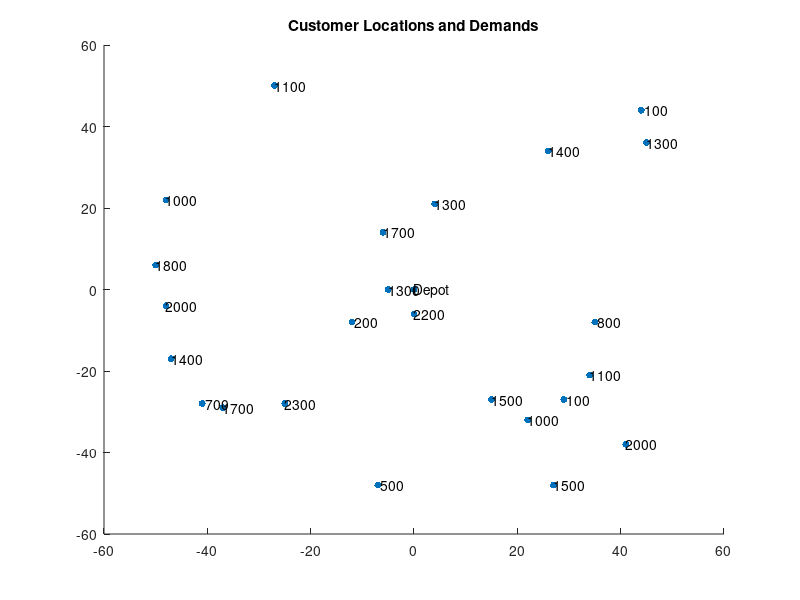

Write the MATLAB code that produced this figure. (Note: this script raises an error after producing the figure.)
%% This section creates random integer locations for 24 customers, with 
% random integer demands at the locations from 100 to 2500 in increments 
% of 100. The depot, which is one more location, is at coordinates [0,0].

rng(1) % For reproducibility
numCustomers = 24; % Depot at [0 0] makes 25 locations
depot = [0 0]; % Depot at the origin
loc = [depot; randi([-50,50],numCustomers,2)]; % Integers from -50 to 50, 
% 24-by-2
demand = 100*randi([1,25],numCustomers,1);
capacity = 6000;
%% Plot the locations with demands overlaid

figure;
scatter(loc(:,1),loc(:,2),'filled','SizeData',25);
hold on
text(loc(:,1),loc(:,2),["Depot"; num2str(demand)]);
title("Customer Locations and Demands");

%% This section creates the matrix of distances between customers from 
% the coordinate vector using Pythagorean rule and Euclidean distance.

numLocations = numCustomers + 1;
[X,Y] = meshgrid(1:numLocations);
dist = hypot(loc(X(:),1)- loc(Y(:),1),loc(X(:),2) - loc(Y(:),2));
dist = reshape(dist,numLocations,numLocations);

% This part sets up variables for the remainder of the example by removing
% the depot, site 1, from the problem data.
customerCoords = loc(2:end,:);
costMatrix = dist;
vehicleCapacity = capacity;
%% Creation of clusters

clusters = [];

% CLUSTER GENERATION

% Select the first node of the first cluster
[~,idx] = max(costMatrix(1,:));

currentCluster.Customers = idx;
currentCluster.Center = customerCoords(idx,:);
currentCluster.Demand = demand(idx);

unclustered.Coords = customerCoords;
unclustered.Customers = 1:numCustomers;
unclustered.Coords(idx,:) = [];
unclustered.Customers(idx) = [];

% While not all the nodes have beed added
while ~isempty(unclustered.Customers)
    % Find the next closest node to the cluster
    distance = sqrt(sum((currentCluster.Center - unclustered.Coords).^2,2));
    [~,nextIdx] = min(distance);
    next = unclustered.Customers(nextIdx);
    % Remove the node from the unclustered list
    unclustered.Coords(nextIdx,:) = [];
    unclustered.Customers(nextIdx) = [];

    % If the customer can be added without violating capacity constraints,
    % add the customer to the current cluster; otherwise, start a new cluster
    if currentCluster.Demand + demand(next) <= vehicleCapacity
        currentCluster = addToCluster(currentCluster,next,customerCoords,demand);
    else
        clusters = [clusters, currentCluster];
        currentCluster.Customers = next;
        currentCluster.Center = customerCoords(next,:);
        currentCluster.Demand = demand(next);
    end
end
clusters = [clusters, currentCluster];

%% Improvement of clusters

iterations = 0;
% For each cluster
while iterations < 10
    for i = 1:numel(clusters)
        % And each customer within the cluster
        for customer = clusters(i).Customers
            % Calculate the customer's distance from the center
            d_i = sqrt(sum((clusters(i).Center - customerCoords(customer,:)).^2));
            % For each alternative cluster
            for j = [1:i-1, i+1:numel(clusters)]
                % Calculate the customer's distance to the center of the
                % alternative cluster
                d_j = sqrt(sum((clusters(j).Center - customerCoords(customer,:)).^2));
                % Move the customer to the alternative cluster if it is closer and
                % capacity constraints are met
                if d_j < d_i && clusters(j).Demand + demand(customer) < vehicleCapacity
                    % Remove the customer from the original cluster
                    % and add the customer to the new cluster
                    clusters(i) = removeFromCluster(clusters(i), ...
                        customer, customerCoords, demand);
                    clusters(j) = addToCluster(clusters(j), ...
                        customer, customerCoords, demand);                    
                    break
                end
            end
        end
    end
    iterations = iterations + 1;
end

%% Adjust the customer labels so that they correspond to the original
% problem, with the depot being site 1 and the first customer being site 2.

nRoutes = numel(clusters);
for i = 1:nRoutes
    clusters(i).Customers = clusters(i).Customers + 1;
end

%% Solution using Traveling Salesperson Problem

TSPsolutions = cell(nRoutes,1);
Routes = cell(nRoutes,1);
customerCoords = loc; % Return depot to list

for rt = 1:nRoutes
    % Compute pairwise distance
    cluster = clusters(rt);
    coords = [depot; customerCoords(cluster.Customers,:)];
    M = height(coords);
    [X,Y] = meshgrid(1:M);
    dist = hypot(coords(X(:),1)- coords(Y(:),1),coords(X(:),2) - coords(Y(:),2));
    
    % Collect TSP data
    tsp.CostMatrix = reshape(dist,M,M);
    tsp.Customers = cluster.Customers;
    % Solve this TSP
    TSPsolutions{rt} = solvemyTSP(tsp);
    Routes{rt} = TSPsolutions{rt}.Route;
end

%% Plot

plotClusters(clusters,loc,Routes)

d = arrayfun(@(x)x.Demand,clusters)

%% Functions

function cluster = addToCluster(cluster,next,customerCoordinates,demandVector)
    cluster.Customers = [cluster.Customers, next];
    cluster = updateCluster(cluster,next,customerCoordinates,demandVector,1);
end

function cluster = removeFromCluster(cluster,next,customerCoordinates,demandVector)
    cluster.Customers(cluster.Customers == next) = [];   
    cluster = updateCluster(cluster,next,customerCoordinates,demandVector,-1);
end

function cluster = updateCluster(cluster,next,customerCoordinates,demandVector,s)
% Update the cluster as well as the lists of available coordinates and
% customers

currentN = numel(cluster.Customers);
previousN = currentN - s;

% Update center
newX = (cluster.Center(1)*previousN + s*customerCoordinates(next,1))/(currentN);
newY = (cluster.Center(2)*previousN + s*customerCoordinates(next,2))/(currentN);
cluster.Center = [newX,newY];

% Update demand
cluster.Demand = cluster.Demand + s*demandVector(next);
end

function plotClusters(clusters,customerCoords,Routes)
    % Plot the result of the clustering algorithm in 2D space. Plot the
    % routes as well if they are provided. 

    % Plot the depot
    f = figure;

    scatter(customerCoords(1,1), customerCoords(1,2),"filled");
    ax = f.CurrentAxes;
    text(customerCoords(1,1), customerCoords(1,2),"Depot");
    hold on

    % Plot each cluster and label customers
    for i = 1:numel(clusters)
        customer = clusters(i).Customers;
        scatter(customerCoords(customer,1),...
                customerCoords(customer,2),"filled",SizeData=25); % Locations
        text(customerCoords(customer,1),...
               customerCoords(customer,2),num2str(customer')); % Labels
    end

    % If the routes are provided, plot them
    if nargin > 2
        % Reset color index - 1 is for the depot, so start at 2
        colorIdx = 1;
        for k = 1:numel(Routes)
            route = Routes{k};
            % Advance color index for the next route
            colorIdx = colorIdx + 1;
            % Append depot as the start of the route
            cu = [1 clusters(k).Customers]; 
            tr = cu(route); % Route in original indices
            for customer = 1:numel(tr) - 1
                ax.ColorOrderIndex = colorIdx; % Keep current route color
                plot(customerCoords(tr(customer:customer+1),1),...
                    customerCoords(tr(customer:customer+1),2));
            end
            ax.ColorOrderIndex = colorIdx;
            plot(customerCoords([tr(end),tr(1)],1),...
                customerCoords([tr(end),tr(1)],2)); 
        end
    end
    drawnow
    hold off
end

function QP = tsp2qubo(dist)
%   QP = TSP2QUBO(DIST) returns a QUBO problem from the traveling salesperson
%   problem specified by the distance matrix DIST. DIST is an N-by-N
%   nonnegative matrix where DIST(i,j) is the distance between locations
%   i and j.

% Copyright 2023 The MathWorks, Inc.

N = size(dist,1);
% Create constraints on routes
A = eye(N);
B = ones(N);
Q0 = kron(A,B);
Q1 = kron(B,A);
% Create upper diagonal matrices of distances
v = ones(N-1,1);
A2 = diag(v,1);
Q2 = kron(B,A2); % Q2 has a diagonal just above the main diagonal in each block
C = kron(dist,B);
Q2 = Q2.*C; % Q2 has an upper diagonal dist(i,j)
% Create dist(j,i) in the upper-right corner of each block
E = zeros(N);
E(1,N) = 1;
Q3 = kron(B,E); % Q3 has a 1 in the upper-right corner of each block
CP = kron(dist',B); % dist' for D(j,i)
Q3 = Q3.*CP; % Q3 has dist(j,i) in the upper-right corner of each block
% Add the multipliers
M = max(max(dist));
QN = sparse(M*(Q0 + Q1)*N^2 + Q2 + Q3);
% Symmetrize
QN = (QN + QN.')/2;

% Include the constant and linear terms
c = -4*ones(N^2,1)*M*N^2;
d = 2*N*M*N^2;

QP = qubo(QN,c,d);

end

function TSPsolution = solvemyTSP(tsp)
% solvemyTSP solves the TSP by first converting it to a QUBO problem 
% and then using tabu search to find a solution. 

% Inputs: 
%   tsp: Structure with fields
%       customers: the customers for the tsp
%       costMatrix: the cost matrix for the tsp
% Outputs: 
%   TSP_solution: Structure with fields
%       Route: The order of the customers in the best route found. For example,
%       if there are 5 customers in this tsp, the Route might be [2 3 1 5 4]
%       for customers [13 6 3 12 7]. 
%       customers: The customers in the current tsp, taken directly
%       from the tsp input
%       quboFval: The fval returned by the qubo algorithm

n = numel(tsp.Customers);

% If the number of customers is less than 3, the solution is trivial and
% there is no need to solve the QUBO. 
if n < 3
    TSPsolution.Route = 1:n;
    TSPsolution.Customers = tsp.Customers;
    TSPsolution.QuboFval = tsp.CostMatrix(1,2) + tsp.CostMatrix(2,1);
    return
end
    
% Solve with tabu search
TSPsol = solveTSPwithTabu(tsp.CostMatrix);

% Convert the QUBO solution to a route
TSPsolution.Route = convertSolutionToRoute(TSPsol);
TSPsolution.QuboFval = TSPsol.BestFunctionValue;
TSPsolution.Customers = tsp.Customers;
end

function solution = solveTSPwithTabu(costMatrix)
% Solves the TSP with tabu search. Convert the TSP to a QUBO
% according to the penalty term and return the best feasible solution. 
% Convert the TSP problem to QUBO
Q = tsp2qubo(costMatrix);
x = solve(Q);

validSolutions = checkTSPConstraints(x);
% If no valid solution is found yet, try again up to 10 times
if validSolutions == false
   it = 1;
   while (validSolutions == false) && it < 10
       x = solve(Q);
       validSolutions = checkTSPConstraints(x);
       it = it + 1;
   end
end

if validSolutions == false
   solution = [];
else
   solution = x;
end
end

function validSolutions = checkTSPConstraints(x)
% The solutions are encoded as [x11, x12, x13, ... x21, x23, ...]'
% where xij indicates that customer i is visited in the jth position of the
% route. To establish that the constraints are satisfied, verify
% that each customer is visited only once and each position in the route
% has only one customer assigned to it.
N = size(x.BestX,1);
n = sqrt(N);
y = reshape(x.BestX,n,n);

% Ensure each customer has only one position assigned
r = all(sum(y,1) == 1);

% Ensure each route position (row) on has one customer assigned
s = all(sum(y,2) == 1);
validSolutions = r && s;
end

function Route = convertSolutionToRoute(sol)
% The solutions are encoded as [x11, x12, x13, ... x21, x23, ...]'
% where xij indicates that customer i is visited in the jth position of the
% route. Decode the solution into a route.
solution = sol.BestX;
n = sqrt(numel(solution));
selected_indices = find(solution);
order = mod(selected_indices - 1, n) + 1;
[~, node_order] = sort(order);
nodes = 1:n;

Route = nodes(node_order);
end


